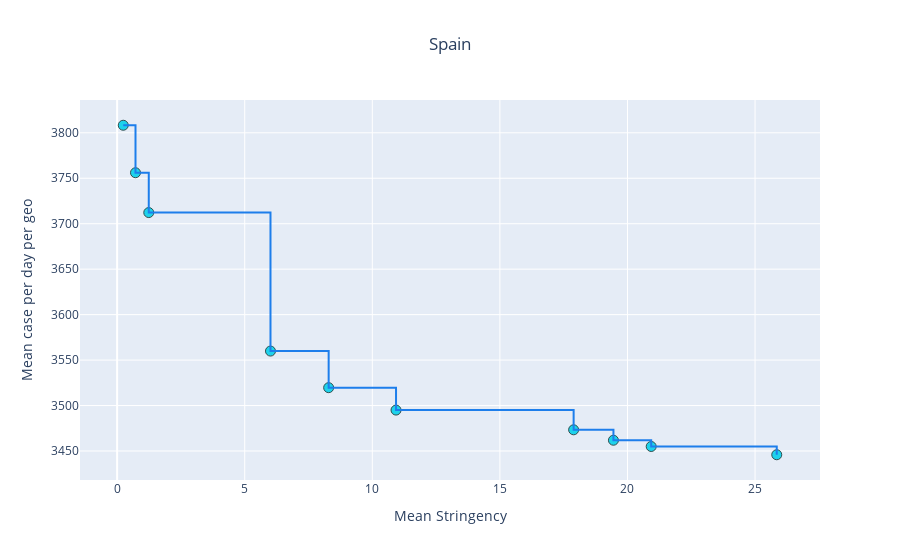

Notebook cell for this chart:
### Code cell
pdf = df[(df['PrescriptorName'] == 'V4C') & (df.CountryName == 'Spain')]
#overall_pdf = pdf.groupby('PrescriptionIndex').mean().reset_index()

fig = go.Figure()
fig.add_trace(go.Scatter(x=pdf['Stringency'],y=pdf['PredictedDailyNewCases'],name="V4C", mode='markers',marker=dict(size=10,color = 'rgb(29, 210, 235 )',
                              line=dict(width=1,
                                        color='DarkSlateGrey'))))
xs, ys = plot_pareto_curve_plotly(list(pdf['Stringency']),list(pdf['PredictedDailyNewCases']))
#go.Scatter(xs, ys, mode='lines')
fig.add_trace(go.Scatter(x=xs,y=ys, mode='lines',marker=dict(size=10,color = 'rgb(29, 126, 235 )')))
fig.update_layout(showlegend=False)
fig.update_xaxes(title_text="Mean Stringency")
fig.update_yaxes(title_text="Mean case per day per geo")
fig.update_layout(title_text='Spain', title_x=0.5)

fig.show()
overall_pdf.head(10)
pdf.head(3)

### Figure 1 — Plotly figure (JSON) as saved in the notebook; plotly's stock layout.template omitted (floating-point values rounded to 4 significant figures)
{"data": [{"marker": {"color": "rgb(29, 210, 235 )", "line": {"color": "DarkSlateGrey", "width": 1}, "size": 10}, "mode": "markers", "name": "V4C", "type": "scatter", "x": [0.24, 0.72, 1.24, 6.01, 8.29, 10.93, 17.89, 19.45, 20.93, 25.85], "y": [3808.0, 3756.0, 3712.0, 3560.0, 3520.0, 3495.0, 3473.0, 3462.0, 3455.0, 3446.0]}, {"marker": {"color": "rgb(29, 126, 235 )", "size": 10}, "mode": "lines", "type": "scatter", "x": [0.24, 0.72, 0.72, 1.24, 1.24, 6.01, 6.01, 8.29, 8.29, 10.93, 10.93, 17.89, 17.89, 19.45, 19.45, 20.93, 20.93, 25.85, 25.85], "y": [3808.0, 3808.0, 3756.0, 3756.0, 3712.0, 3712.0, 3560.0, 3560.0, 3520.0, 3520.0, 3495.0, 3495.0, 3473.0, 3473.0, 3462.0, 3462.0, 3455.0, 3455.0, 3446.0]}], "layout": {"showlegend": false, "title": {"text": "Spain", "x": 0.5}, "xaxis": {"title": {"text": "Mean Stringency"}}, "yaxis": {"title": {"text": "Mean case per day per geo"}}}}
